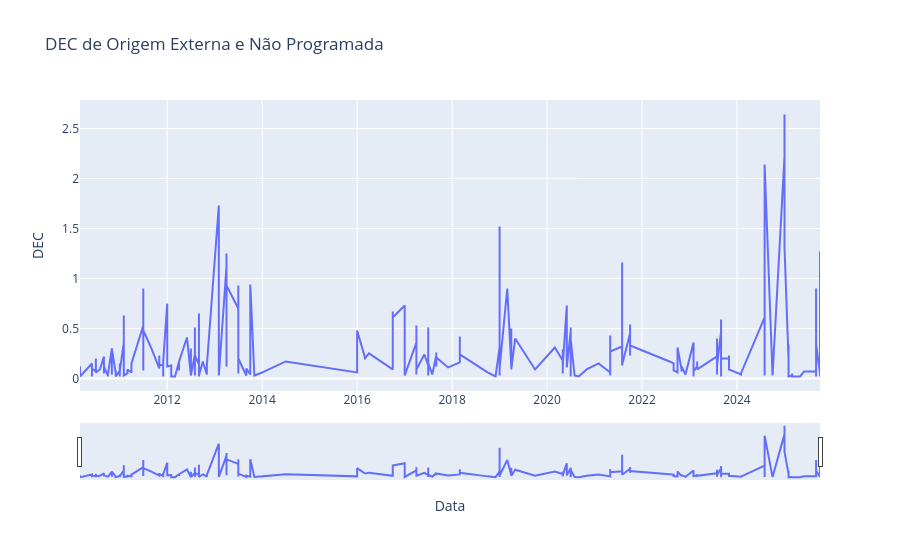

The notebook cell this image was saved under:
### Markdown cell above
#### Vê-se que na ENEL parece haver menos concentração de picos de DEC, mas uma preponderância de picos mais longos que os da Eletropaulo. Ainda assim, há de se notar a abundância de valores zerados (o que é compreensível, dado que o indicador se trata de momentos externos e imprevistos). E se removermo-los?

### Code cell
# Repetindo o gráfico, mas eliminando zeros
df_com_interrupcao = dec_ext_np[dec_ext_np['DEC'] > 0.01].sort_values('Data') # Pequena tolerância para ruídos
fig = px.line(df_com_interrupcao, x='Data', y='DEC', title='DEC de Origem Externa e Não Programada')
fig.update_xaxes(rangeslider_visible=True)
fig.show()

### Figure 1 — Plotly figure (JSON) as saved in the notebook; plotly's stock layout.template omitted (floating-point values rounded to 4 significant figures; data arrays with more than 128 entries replaced by an {"elided": "..."} marker saying what was removed)
{"data": [{"hovertemplate": "Data=%{x}<br>DEC=%{y}<extra></extra>", "legendgroup": "", "line": {"color": "#636efa", "dash": "solid"}, "marker": {"symbol": "circle"}, "mode": "lines", "name": "", "orientation": "v", "showlegend": false, "type": "scatter", "x": {"elided": "502 str values"}, "xaxis": "x", "y": {"elided": "502 float values"}, "yaxis": "y"}], "layout": {"legend": {"tracegroupgap": 0}, "title": {"text": "DEC de Origem Externa e Não Programada"}, "xaxis": {"anchor": "y", "domain": [0, 1], "rangeslider": {"visible": true}, "title": {"text": "Data"}}, "yaxis": {"anchor": "x", "domain": [0, 1], "title": {"text": "DEC"}}}}
